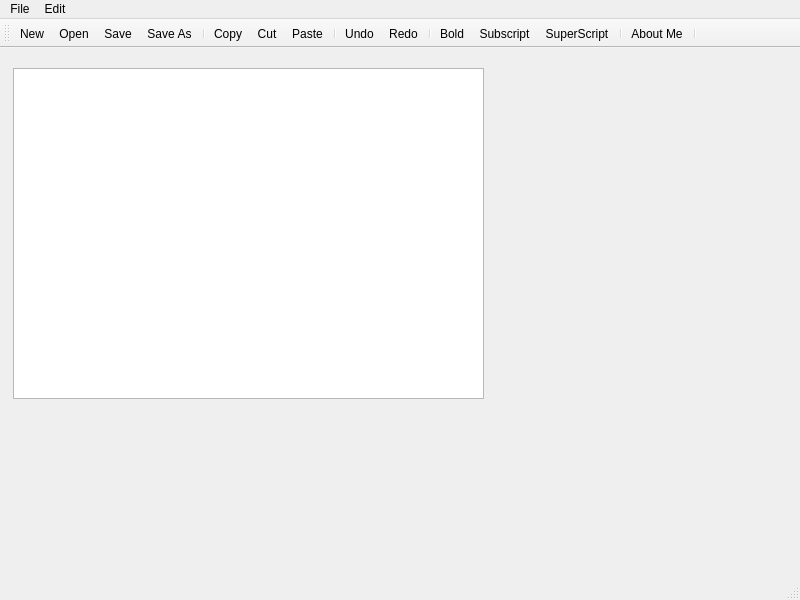
<?xml version="1.0" encoding="UTF-8"?>
<ui version="4.0">
 <class>MainWindow</class>
 <widget class="QMainWindow" name="MainWindow">
  <property name="geometry">
   <rect>
    <x>0</x>
    <y>0</y>
    <width>800</width>
    <height>600</height>
   </rect>
  </property>
  <property name="windowTitle">
   <string>MainWindow</string>
  </property>
  <widget class="QWidget" name="centralwidget">
   <widget class="QTextEdit" name="textEdit">
    <property name="geometry">
     <rect>
      <x>13</x>
      <y>20</y>
      <width>471</width>
      <height>331</height>
     </rect>
    </property>
   </widget>
  </widget>
  <widget class="QMenuBar" name="menubar">
   <property name="geometry">
    <rect>
     <x>0</x>
     <y>0</y>
     <width>800</width>
     <height>22</height>
    </rect>
   </property>
   <widget class="QMenu" name="menuFile">
    <property name="title">
     <string>File</string>
    </property>
    <addaction name="actionNew"/>
    <addaction name="actionOpen"/>
    <addaction name="separator"/>
    <addaction name="actionSave"/>
    <addaction name="actionSave_As"/>
    <addaction name="separator"/>
    <addaction name="actionAbout_Me"/>
   </widget>
   <widget class="QMenu" name="menuEdit">
    <property name="title">
     <string>Edit</string>
    </property>
    <addaction name="actionCopy"/>
    <addaction name="actionCut"/>
    <addaction name="actionPaste"/>
    <addaction name="separator"/>
    <addaction name="actionUndo"/>
    <addaction name="actionRedo"/>
    <addaction name="separator"/>
    <addaction name="actionBold"/>
    <addaction name="actionSubscript_2"/>
    <addaction name="actionSuperScript"/>
   </widget>
   <addaction name="menuFile"/>
   <addaction name="menuEdit"/>
  </widget>
  <widget class="QStatusBar" name="statusbar"/>
  <widget class="QToolBar" name="toolBar">
   <property name="windowTitle">
    <string>toolBar</string>
   </property>
   <attribute name="toolBarArea">
    <enum>TopToolBarArea</enum>
   </attribute>
   <attribute name="toolBarBreak">
    <bool>false</bool>
   </attribute>
   <addaction name="actionNew"/>
   <addaction name="actionOpen"/>
   <addaction name="actionSave"/>
   <addaction name="actionSave_As"/>
   <addaction name="separator"/>
   <addaction name="actionCopy"/>
   <addaction name="actionCut"/>
   <addaction name="actionPaste"/>
   <addaction name="separator"/>
   <addaction name="actionUndo"/>
   <addaction name="actionRedo"/>
   <addaction name="separator"/>
   <addaction name="actionBold"/>
   <addaction name="actionSubscript_2"/>
   <addaction name="actionSuperScript"/>
   <addaction name="separator"/>
   <addaction name="actionAbout_Me"/>
   <addaction name="separator"/>
  </widget>
  <action name="actionNew">
   <property name="icon">
    <iconset resource="AppResources.qrc">
     <normaloff>:/Images/new-file.png</normaloff>:/Images/new-file.png</iconset>
   </property>
   <property name="text">
    <string>New</string>
   </property>
  </action>
  <action name="actionOpen">
   <property name="icon">
    <iconset resource="AppResources.qrc">
     <normaloff>:/Images/open.png</normaloff>:/Images/open.png</iconset>
   </property>
   <property name="text">
    <string>Open</string>
   </property>
  </action>
  <action name="actionSave">
   <property name="icon">
    <iconset resource="AppResources.qrc">
     <normaloff>:/Images/savefile.png</normaloff>:/Images/savefile.png</iconset>
   </property>
   <property name="text">
    <string>Save</string>
   </property>
  </action>
  <action name="actionSave_As">
   <property name="icon">
    <iconset resource="AppResources.qrc">
     <normaloff>:/Images/save-as.png</normaloff>:/Images/save-as.png</iconset>
   </property>
   <property name="text">
    <string>Save As</string>
   </property>
  </action>
  <action name="actionCopy">
   <property name="icon">
    <iconset resource="AppResources.qrc">
     <normaloff>:/Images/copy.png</normaloff>:/Images/copy.png</iconset>
   </property>
   <property name="text">
    <string>Copy</string>
   </property>
  </action>
  <action name="actionCut">
   <property name="icon">
    <iconset resource="AppResources.qrc">
     <normaloff>:/Images/cut.png</normaloff>:/Images/cut.png</iconset>
   </property>
   <property name="text">
    <string>Cut</string>
   </property>
  </action>
  <action name="actionPaste">
   <property name="icon">
    <iconset resource="AppResources.qrc">
     <normaloff>:/Images/paste.png</normaloff>:/Images/paste.png</iconset>
   </property>
   <property name="text">
    <string>Paste</string>
   </property>
  </action>
  <action name="actionUndo">
   <property name="icon">
    <iconset resource="AppResources.qrc">
     <normaloff>:/Images/undo.png</normaloff>:/Images/undo.png</iconset>
   </property>
   <property name="text">
    <string>Undo</string>
   </property>
  </action>
  <action name="actionRedo">
   <property name="icon">
    <iconset resource="AppResources.qrc">
     <normaloff>:/Images/redo.png</normaloff>:/Images/redo.png</iconset>
   </property>
   <property name="text">
    <string>Redo</string>
   </property>
  </action>
  <action name="actionAbout_Me">
   <property name="icon">
    <iconset resource="AppResources.qrc">
     <normaloff>:/Images/aboutme2.png</normaloff>:/Images/aboutme2.png</iconset>
   </property>
   <property name="text">
    <string>About Me</string>
   </property>
  </action>
  <action name="actionBold">
   <property name="icon">
    <iconset resource="AppResources.qrc">
     <normaloff>:/Images/bold.png</normaloff>:/Images/bold.png</iconset>
   </property>
   <property name="text">
    <string>Bold</string>
   </property>
  </action>
  <action name="actionSubscript_2">
   <property name="icon">
    <iconset resource="AppResources.qrc">
     <normaloff>:/Images/subscript.png</normaloff>:/Images/subscript.png</iconset>
   </property>
   <property name="text">
    <string>Subscript</string>
   </property>
  </action>
  <action name="actionSuperScript">
   <property name="icon">
    <iconset resource="AppResources.qrc">
     <normaloff>:/Images/superscript.png</normaloff>:/Images/superscript.png</iconset>
   </property>
   <property name="text">
    <string>SuperScript</string>
   </property>
  </action>
 </widget>
 <resources>
  <include location="AppResources.qrc"/>
 </resources>
 <connections/>
</ui>
